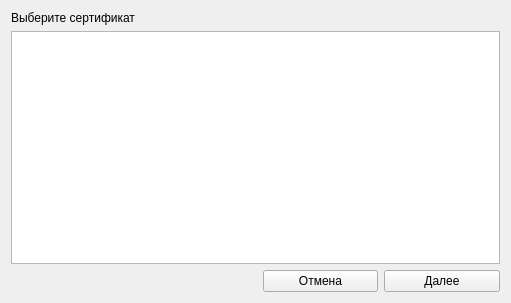
<?xml version="1.0" encoding="UTF-8"?>
<ui version="4.0">
 <class>CertForm</class>
 <widget class="QWidget" name="CertForm">
  <property name="geometry">
   <rect>
    <x>0</x>
    <y>0</y>
    <width>511</width>
    <height>303</height>
   </rect>
  </property>
  <property name="windowTitle">
   <string>Выбор сертификата</string>
  </property>
  <layout class="QGridLayout" name="gridLayout">
   <item row="4" column="2">
    <widget class="QPushButton" name="cancelButton">
     <property name="text">
      <string>Отмена</string>
     </property>
    </widget>
   </item>
   <item row="0" column="0">
    <widget class="QLabel" name="label">
     <property name="text">
      <string>Выберите сертификат</string>
     </property>
    </widget>
   </item>
   <item row="4" column="3">
    <widget class="QPushButton" name="okButton">
     <property name="text">
      <string>Далее</string>
     </property>
    </widget>
   </item>
   <item row="4" column="0" colspan="2">
    <spacer name="horizontalSpacer">
     <property name="orientation">
      <enum>Qt::Horizontal</enum>
     </property>
     <property name="sizeHint" stdset="0">
      <size>
       <width>40</width>
       <height>20</height>
      </size>
     </property>
    </spacer>
   </item>
   <item row="1" column="0" colspan="4">
    <widget class="QListView" name="listView">
     <property name="sizePolicy">
      <sizepolicy hsizetype="Expanding" vsizetype="Expanding">
       <horstretch>0</horstretch>
       <verstretch>0</verstretch>
      </sizepolicy>
     </property>
     <property name="editTriggers">
      <set>QAbstractItemView::NoEditTriggers</set>
     </property>
     <property name="viewMode">
      <enum>QListView::ListMode</enum>
     </property>
    </widget>
   </item>
  </layout>
 </widget>
 <resources/>
 <connections/>
</ui>
